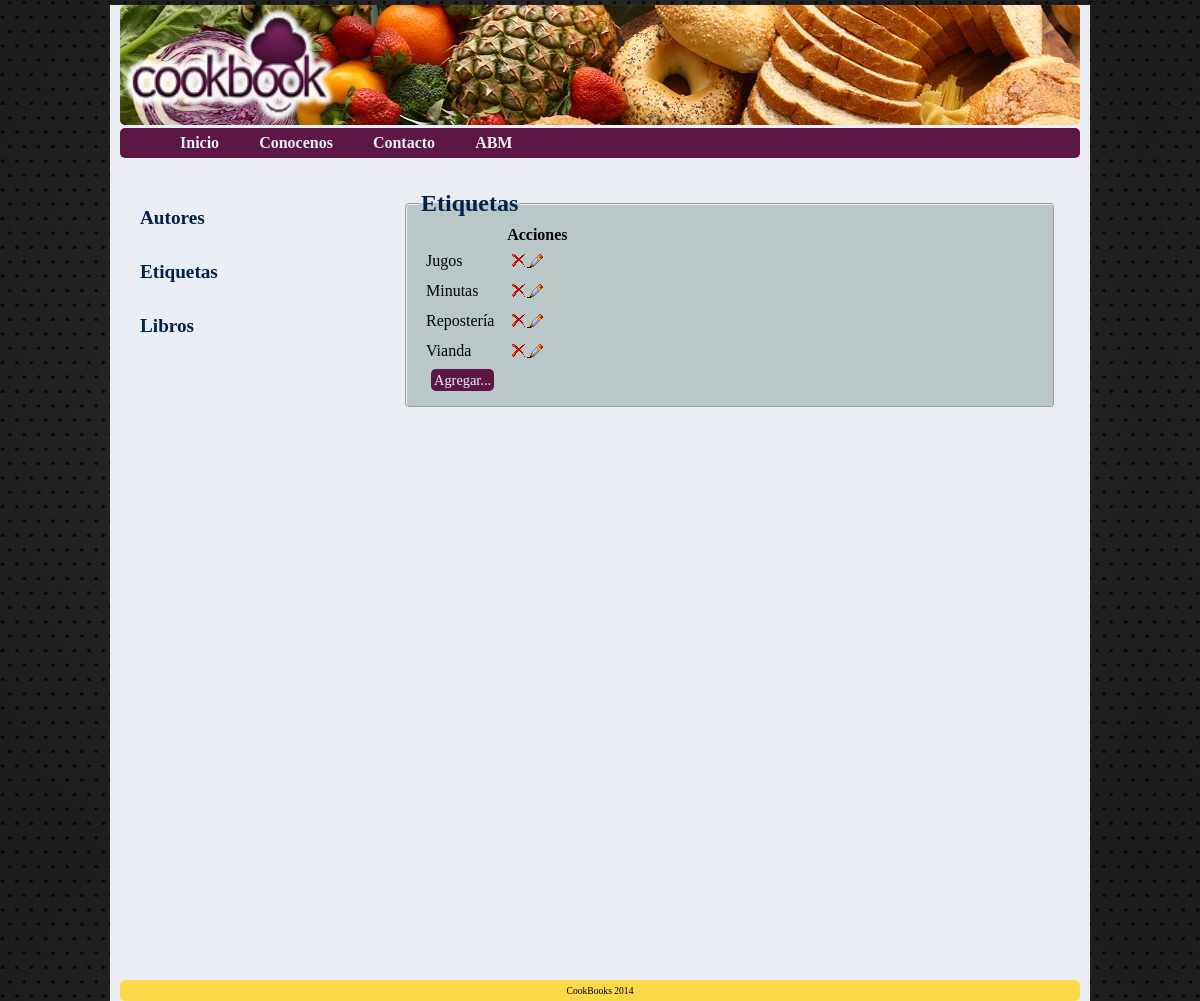
The app's page /CookBook/abm.php?abm=Etiqueta with its own data.
### tables this page shows
CREATE TABLE IF NOT EXISTS `etiqueta` (
  `idEtiqueta` int(11) NOT NULL AUTO_INCREMENT,
  `Etiqueta` varchar(30) NOT NULL,
  PRIMARY KEY (`idEtiqueta`)
);

### CookBook/abm.php (the view, shortened to what this page needs)
<html>
<head>
	<link href="css/style.css" type="text/css" rel="stylesheet">
</head>
<body>
	<div id="page">
		<div id="header">
			<div id="page-header">
				<div class=logo><a href="index.php"><img src="img/Imagen1.png" height=100% alt="logo" border="0px"></a></div>
			</div>
			<div id="header-menu">
				<ul id="navegacion">
					<li>
						<a href="index.php">Inicio</a>
					</li>
					<li>
						<a href="aboutUs.php">Conocenos</a>
					</li>
					<li>
						<a href="contacto.php">Contacto</a>
					</li>
					<li>
						<a href="abm.php">ABM</a>
					</li>
				</ul>
			</div>
		</div>
				<div id="content">
			<div id="left-bar">
				<?php
				 		echo '<h5><a href="abm.php?abm=Autor">Autores</a></h5>
						<h5><a href="abm.php?abm=Etiqueta">Etiquetas</a></h5>
					 	<h5><a href="abm.php?abm=Libro">Libros</a></h5>';
					?>
			</div>
			<div id="main-content">
				<?php
					if(isset($_GET["abm"])){
						echo '<fieldset style="margin:auto; width">';
						$abm=$_GET["abm"];
						if($abm=='Autor'){
							echo '<legend>'.$abm.'es </legend>';
						}else{
							echo '<legend>'.$abm.'s </legend>';
						}
						$tabla=$abm;
						$id='id'.$abm;
						switch($abm){
							case 'Etiqueta':
							$sql = "SELECT * FROM `$tabla` order by `$abm`";
							break;
						}
						$query = mysql_query($sql);
						echo '<table>';
						echo '<tr><th>';
						echo'</th><th>Acciones</th></tr>';
						while ($row  = mysql_fetch_assoc($query)) {
							switch($abm){
								case 'Etiqueta':
								$a = $row["$abm"];
								echo "<tr><td>$a</td>";
								break;
							}
							$b = $row["$id"];
							echo '<td><a onclick="if(!confirm(';
							echo " 'Desea borrar el elemento?' ";
							echo '))return false"; href="php/bajas.php?abm='.$abm.'&id='.$b.'"><img src="img/eliminar.png" title="Eliminar" /></a>';
							echo '<a href="php/formabm.php?abm='.$abm.'&id='.$b.'&nombre='.$a;
							if($abm=='Autor'){
								echo '&apellido='.$c;
							}
							echo '"><img src="img/editar.png" title="Editar"/></a>';
						}
						echo "<tr><td><span ><a id='agregar' href=\"php/formabm.php?abm=$abm";
						echo "\">Agregar... </span></td></tr></table>";
					}
					echo '</fieldset>';
			?>
			</div>
		</div>
		<div id="footer">CookBooks 2014</div>
	</div>
</body>
</html>

### CookBook/css/style.css (style rules this page uses)
body { font-family:"verdana"; background:url('../img/fondo.jpg') repeat; margin:0; padding:0; border-style:none; border-width:0px; }
img { border-style:none; border-width:0px; }
a { border-style:none; border-width:0px; }
td { padding:5px; }
fieldset { background-color:#B9C7C9; border-radius:5px; }
legend { font-size:1.5em; font-weight:bold; color:#01214A; }
#page { width:960px; height:auto; margin:0 auto; background-color: #EBEDF4; padding:0 10px; border-style:none; border-width:0px; }
#header { margin:5px auto; width:100%; height:150px; }
#page-header { margin-bottom:2.5px; width:100%; height:80%; background:url('../img/header.jpg'); border-radius:5px; }
.logo { text-align:left; float:left; padding-right:0px; border-style:none; border-width:0px; }
#page-header a:link { color:#EBEDF4; text-decoration:none; }
#header-menu { width:100%; height:20%; background-color:#5D1746; padding:auto; border-radius:5px; }
ul { list-style-type:none; margin:auto; border-style:none; border-width:0px; }
#navegacion li { float:left;padding-top:6px; height:100%; font-weight:bold; }
#navegacion li a { height:18px; }
#navegacion li a:link { color:#EBEDF4;background-color:#5D1746;text-decoration:none;padding:6px 20px; }
#content { background-color:transparent; margin:5px; width:100%; height:100%; padding-top: 15px; }
#left-bar { width:250px; height:100%; float:left; margin-left:15px; }
#main-content { width:650px; height:auto; margin:0; float:left; padding:15px; background-color:transparent; border-radius:5px; }
#footer { font-size:0.6em; background-color:#FBD949; width:auto; height:auto; clear:both; padding:5px 0; bottom:0px; text-align:center; border-radius:5px; }
h5 { font-size:1.2em; font-weight:bold; }
h5 a:link { color:#01214A;background-color:#EBEDF4;text-decoration:none; }
#agregar { font-size:0.9em; margin:5px 5px }
#agregar:link { color:#EBEDF4;background-color:#5D1746;border-radius:5px;text-decoration:none;padding:3px }

### records on screen
etiqueta: Etiqueta "Jugos"
etiqueta: Etiqueta "Minutas"
etiqueta: Etiqueta "Repostería"
etiqueta: Etiqueta "Vianda"

### other values on screen
$abm "Etiqueta"
